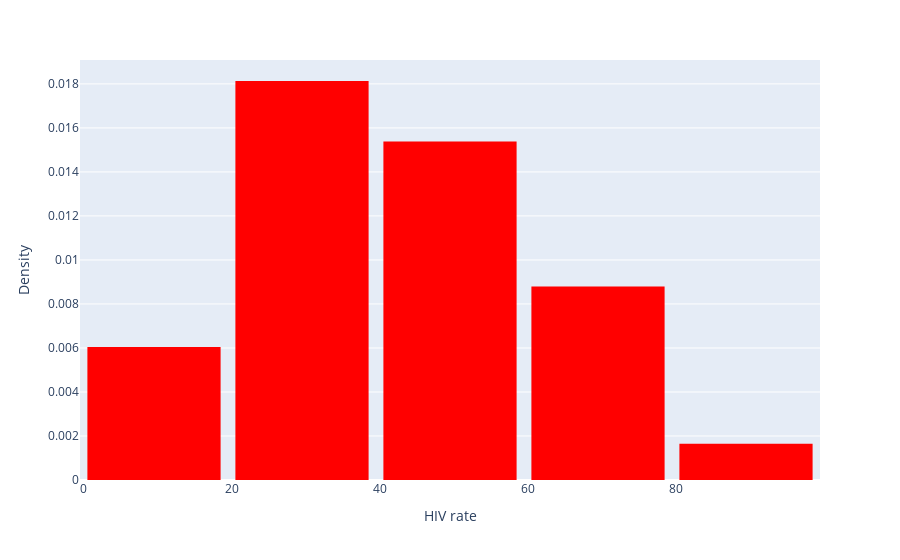

This figure's notebook cell:
### Code cell
fig = px.histogram(df, x=HIV, nbins=5, histnorm='probability density')

fig.update_layout(
    xaxis_title="HIV rate",
    yaxis_title="Density",
    showlegend=False,
    bargap=0.1
)
fig.update_traces(
    marker_color='red'
)
fig.show()

### Figure 1 — Plotly figure (JSON) as saved in the notebook; plotly's stock layout.template omitted (floating-point values rounded to 4 significant figures; data arrays with more than 128 entries replaced by an {"elided": "..."} marker saying what was removed)
{"data": [{"alignmentgroup": "True", "bingroup": "x", "histnorm": "probability density", "hovertemplate": "HIV_2015=%{x}<br>probability density=%{y}<extra></extra>", "legendgroup": "", "marker": {"color": "red", "pattern": {"shape": ""}}, "name": "", "nbinsx": 5, "offsetgroup": "", "orientation": "v", "showlegend": false, "type": "histogram", "x": {"elided": "166 int values"}, "xaxis": "x", "yaxis": "y"}], "layout": {"bargap": 0.1, "barmode": "relative", "legend": {"tracegroupgap": 0}, "margin": {"t": 60}, "showlegend": false, "xaxis": {"anchor": "y", "domain": [0, 1], "title": {"text": "HIV rate"}}, "yaxis": {"anchor": "x", "domain": [0, 1], "title": {"text": "Density"}}}}
